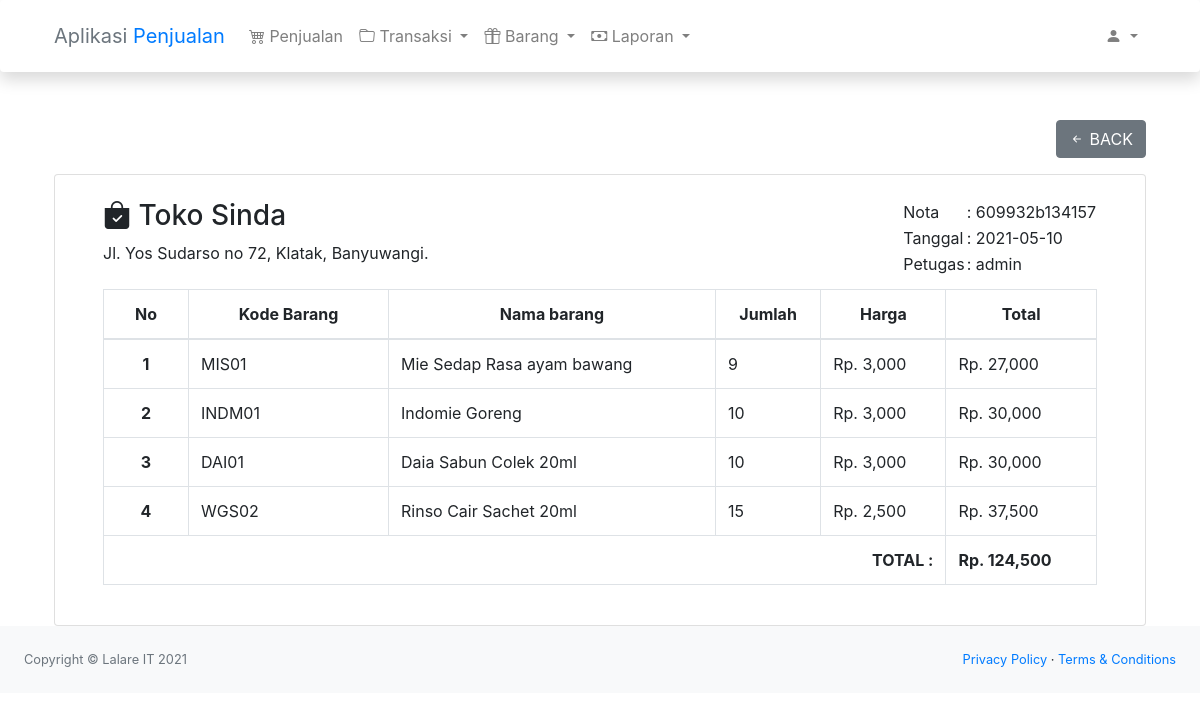
The app's page /index.php/transaksi/penjualan/detail/609932b134157 with its own data.
### tables this page shows
CREATE TABLE "penjualan" (
	"nota"	TEXT NOT NULL,
	"tanggal"	TEXT,
	"total"	INTEGER,
	"id_user"	TEXT,
	"bayar"	INTEGER,
	"kembalian"	INTEGER,
	PRIMARY KEY("nota")
);

CREATE TABLE "user" (
	"id"	INTEGER NOT NULL,
	"user"	TEXT NOT NULL,
	"password"	TEXT NOT NULL,
	"role_id"	INTEGER NOT NULL,
	PRIMARY KEY("id" AUTOINCREMENT)
);

CREATE TABLE "transaksi_penjualan" (
	"id"	INTEGER,
	"id_brg"	TEXT,
	"id_penjualan"	TEXT,
	"jumlah"	INTEGER,
	"harga_jual"	INTEGER,
	"harga_beli"	INTEGER,
	PRIMARY KEY("id" AUTOINCREMENT)
);

CREATE TABLE "barang" (
	"kode_sup"	TEXT NOT NULL,
	"kode"	TEXT NOT NULL,
	"nama"	TEXT NOT NULL,
	"harga_jual"	NUMERIC NOT NULL,
	"harga_beli"	NUMERIC NOT NULL,
	"stok"	INTEGER NOT NULL,
	PRIMARY KEY("kode")
);

### application/controllers/transaksi/Penjualan.php (called while the page is built, shortened)
<?php class Penjualan extends CI_Controller
{
    public function __construct()
    {
        $this->load->model('transaksi_pm');
    }
    public function detail($nota)
    {
        $data['transaksi'] = $this->transaksi_pm->getByNota($nota);
        $data['penjualan'] = $this->transaksi_pm->getPenjualan($nota);
        $this->load->view('transaksi/penjualan/detail', $data);
    }
}

### index.php (called while the page is built, shortened)
<?php
require_once BASEPATH.'core/CodeIgniter.php';

### application/models/Transaksi_pm.php (called while the page is built, shortened)
<?php class Transaksi_pm extends CI_Model
{
    function getByNota($nota)
    {
        $this->db->select('transaksi_penjualan.id_brg, barang.nama, transaksi_penjualan.jumlah, transaksi_penjualan.harga_jual, (transaksi_penjualan.jumlah * transaksi_penjualan.harga_jual) as total')
            ->from('transaksi_penjualan')
            ->join('barang', 'barang.kode = transaksi_penjualan.id_brg')
            ->where('id_penjualan', $nota);
        $query = $this->db->get();
        return $query->result();
    }
    public function getPenjualan($nota)
    {
        $this->db->select('penjualan.total, user.user, penjualan.tanggal, penjualan.nota')
            ->from('penjualan')
            ->join('user', 'user.id = penjualan.id_user')
            ->where('nota', $nota);
        $query = $this->db->get();
        return $query->row();
    }
}

### application/views/transaksi/penjualan/detail.php (the view, shortened to what this page needs)
<div class="container">
    <div class="d-flex justify-content-end pb-3">
        <a href="<?= site_url('/transaksi/penjualan/') ?>" class="btn btn-secondary"><i class="bi bi-arrow-left-short"></i> BACK</a>
    </div>
    <div class="card p-4">
        <div class="container">
            <div class="row">
                <div class="col">
                    <h3><i class="bi bi-bag-check-fill"></i> Toko Sinda</h3>
                    <p>Jl. Yos Sudarso no 72, Klatak, Banyuwangi.</p>
                </div>
                <div class="col">
                    <div class="d-flex justify-content-end">
                        <table>
                            <tr>
                                <td>Nota </td>
                                <td>: <?= $penjualan->nota ?></td>
                            </tr>
                            <tr>
                                <td>Tanggal</td>
                                <td>: <?= $penjualan->tanggal ?></td>
                            </tr>
                            <tr>
                                <td>Petugas</td>
                                <td>: <?= $penjualan->user ?></td>
                            </tr>
                        </table>
                    </div>
                </div>
            </div>
            <table class="mt-2 table table-bordered">
                <thead>
                    <tr class="text-center">
                        <th width="85px" scope="col">No</th>
                        <th width="200px" scope="col">Kode Barang</th>
                        <th scope="col">Nama barang</th>
                        <th scope="col">Jumlah</th>
                        <th scope="col">Harga</th>
                        <th scope="col">Total</th>
                    </tr>
                </thead>
                <tbody>
                    <?php $i = 1; ?>
                    <?php foreach ($transaksi as $list) : ?>
                        <tr>
                            <th class="text-center" scope="row"><?= $i++; ?></th>
                            <td><?= $list->id_brg ?></td>
                            <td><?= $list->nama ?></td>
                            <td><?= $list->jumlah ?></td>
                            <td>Rp. <?= number_format($list->harga_jual) ?></td>
                            <td>Rp. <?= number_format($list->total) ?></td>
                        </tr>
                    <?php endforeach; ?>
                    <tr>
                        <th class="text-right" colspan="5">TOTAL :</th>
                        <th>Rp. <?= number_format($penjualan->total) ?></th>
                    </tr>
                </tbody>
            </table>
        </div>
    </div>
</div>

### records on screen
penjualan: nota "609932b134157", tanggal "2021-05-10", id_user.user "admin", total "124,500"
transaksi_penjualan: id_brg "MIS01", barang.nama "Mie Sedap Rasa ayam bawang", jumlah "9", harga_jual "3,000", total "27,000"
transaksi_penjualan: id_brg "INDM01", barang.nama "Indomie Goreng", jumlah "10", harga_jual "3,000", total "30,000"
transaksi_penjualan: id_brg "DAI01", barang.nama "Daia Sabun Colek 20ml", jumlah "10", harga_jual "3,000", total "30,000"
transaksi_penjualan: id_brg "WGS02", barang.nama "Rinso Cair Sachet 20ml", jumlah "15", harga_jual "2,500", total "37,500"
